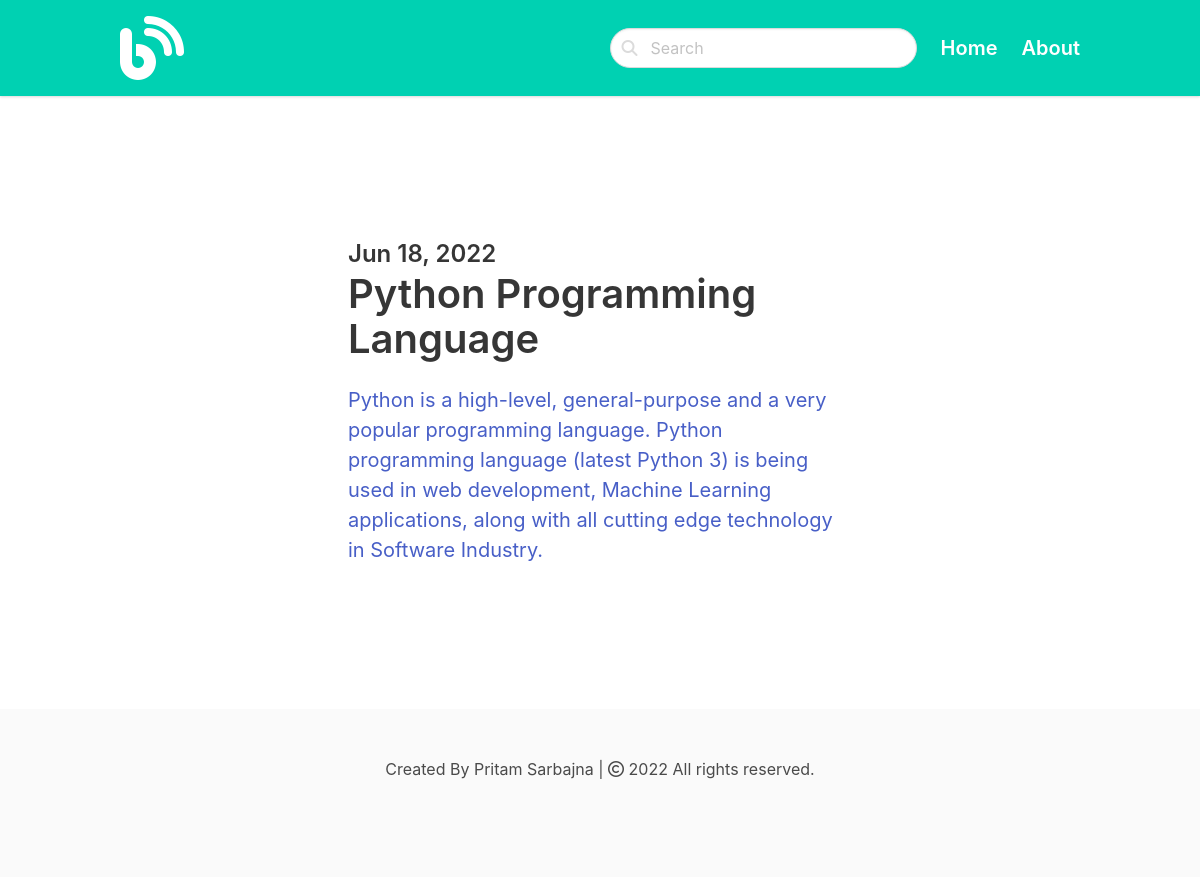
Page /python/ on the committed database.
### blog/models.py (models this page shows, shortened)
class Post(models.Model):
    ACTIVE='active'
    DRAFT='draft'
    CHOICES_STATUS=(
        (ACTIVE, 'Active'),
        (DRAFT, 'Draft')
    )
    category=models.ForeignKey(Category, related_name='posts', on_delete=models.CASCADE)
    title=models.CharField(max_length=200)
    slug=models.SlugField()
    intro=models.TextField()
    body=models.TextField()
    created_at=models.DateTimeField(default=datetime.now, blank=True)
    status=models.CharField(max_length=10, choices=CHOICES_STATUS, default=ACTIVE)
    image=models.ImageField(upload_to='uploads/', blank=True, null=True)
    class Meta:
        ordering = ('-created_at',)

### blog/views.py (the view)
# urls.py: path('<slug:slug>/', views.category, name='category_detail'),
def category(request, slug):
    category=get_object_or_404(Category, slug=slug)
    posts=category.posts.filter(status=Post.ACTIVE)
    return render(request, 'blog/category.html', {'category' : category, 'posts':posts})

### blog/templates/blog/category.html (shortened to what this page needs)
{% extends 'main/base.html' %}
{%block content %}
<section class="hero">
  <div class="hero-body">
    <div class="container">
      <section class="section">
        <div class="columns">
          <div class="column is-8 is-offset-2">
            {% for post in posts %}
            <div class="content is-medium">
              <a href="{% url 'post_detail' post.category.slug post.slug %}">
              <h2 class="subtitle is-4">{{post.created_at|date:'M d, Y'}}</h2>
              <h1 class="title">{{post.title}}</h1>
              <p>{{post.intro}}</p>
              </a>
            </div>
            {% empty %}
            <div class="content">
                <img src="https://qotoqot.com/sad-animations/img/150/shy/shy.gif" alt="">
                <p>There is no post in this category....</p>
            </div>
            {% endfor %}
          </div>
        </div>
      </section>
    </div>
  </div>
</section>
{% endblock content %}

### rows in the picture
Post: created_at "Jun 18, 2022", title "Python Programming Language", intro "Python is a high-level, general-purpose and a very popular programming language. Python programming language (latest Python 3) is being used in web development, Machine Learning applications, along with all cutting edge technology in Software Industry."
